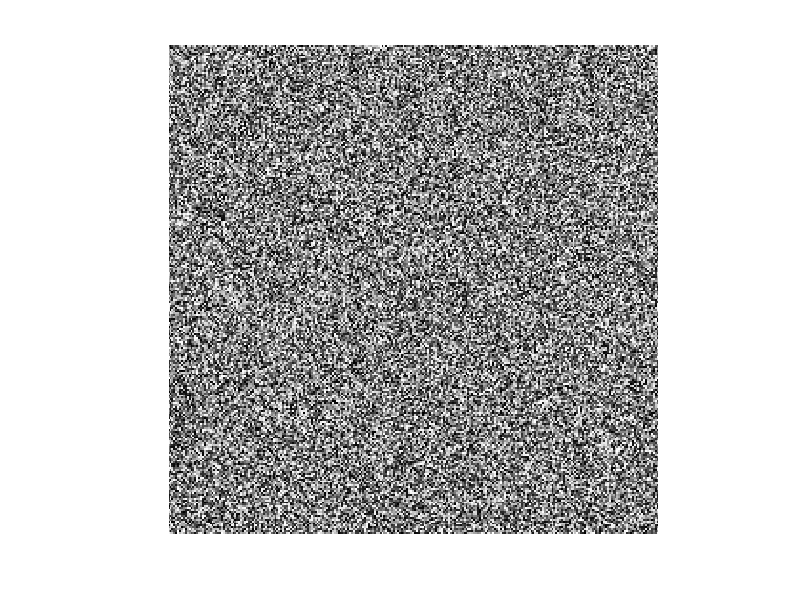

Write MATLAB code to recreate this figure.
B = rand(256) .* 1000;       % Generate a 256x256 matrix with random values scaled up to 1000
                             % This simulates an image with pixel intensity values ranging from 0 to 1000

% imshow(B);                 % Displays the image, but results in poor contrast
                             % because imshow assumes default display range [0, 1] for double arrays

imshow(B, [0 1000]);         % Displays the image with correct contrast
                             % by explicitly specifying the intensity range from 0 to 1000
                             % This ensures full dynamic range is used for visualization
